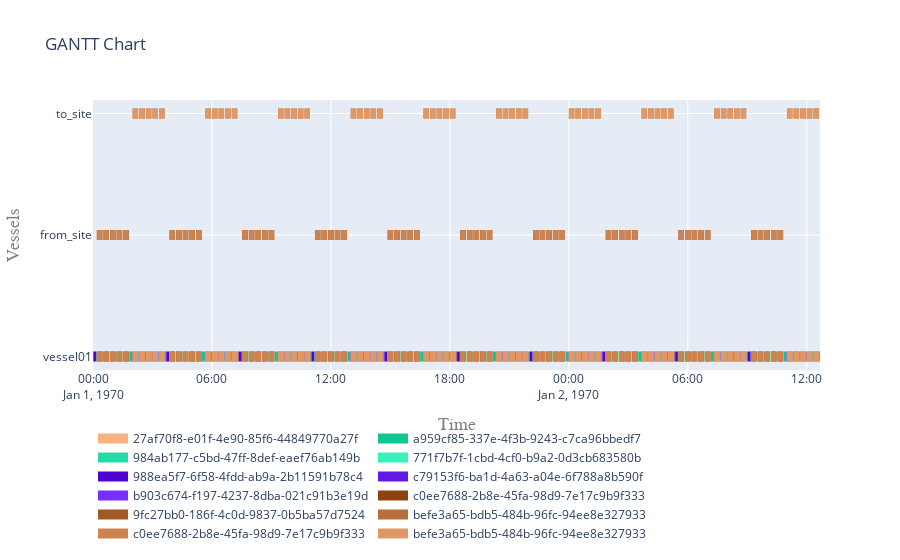

Notebook code for this chart:
### Code cell
plot.get_gantt_chart([vessel01, from_site, to_site])

### Figure 1 — Plotly figure (JSON) as saved in the notebook; plotly's stock layout.template omitted (floating-point values rounded to 4 significant figures; data arrays with more than 128 entries replaced by an {"elided": "..."} marker saying what was removed)
{"data": [{"connectgaps": false, "hoverinfo": "y+name", "line": {"color": "rgb(250,177,126)", "width": 10}, "mode": "lines", "name": "27af70f8-e01f-4e90-85f6-44849770a27f", "type": "scatter", "x": {"elided": "250 str values"}, "y": {"elided": "250 str values"}}, {"connectgaps": false, "hoverinfo": "y+name", "line": {"color": "rgb(15,198,147)", "width": 10}, "mode": "lines", "name": "a959cf85-337e-4f3b-9243-c7ca96bbedf7", "type": "scatter", "x": ["1970-01-01T01:50:00", "1970-01-01T01:50:00", "1970-01-01T01:58:20", "1970-01-01T01:58:20", "1970-01-01T01:58:20", "1970-01-01T05:30:00", "1970-01-01T05:30:00", "1970-01-01T05:38:20", "1970-01-01T05:38:20", "1970-01-01T05:38:20", "1970-01-01T09:10:00", "1970-01-01T09:10:00", "1970-01-01T09:18:20", "1970-01-01T09:18:20", "1970-01-01T09:18:20", "1970-01-01T12:50:00", "1970-01-01T12:50:00", "1970-01-01T12:58:20", "1970-01-01T12:58:20", "1970-01-01T12:58:20", "1970-01-01T16:30:00", "1970-01-01T16:30:00", "1970-01-01T16:38:20", "1970-01-01T16:38:20", "1970-01-01T16:38:20", "1970-01-01T20:10:00", "1970-01-01T20:10:00", "1970-01-01T20:18:20", "1970-01-01T20:18:20", "1970-01-01T20:18:20", "1970-01-01T23:50:00", "1970-01-01T23:50:00", "1970-01-01T23:58:20", "1970-01-01T23:58:20", "1970-01-01T23:58:20", "1970-01-02T03:30:00", "1970-01-02T03:30:00", "1970-01-02T03:38:20", "1970-01-02T03:38:20", "1970-01-02T03:38:20", "1970-01-02T07:10:00", "1970-01-02T07:10:00", "1970-01-02T07:18:20", "1970-01-02T07:18:20", "1970-01-02T07:18:20", "1970-01-02T10:50:00", "1970-01-02T10:50:00", "1970-01-02T10:58:20", "1970-01-02T10:58:20", "1970-01-02T10:58:20"], "y": ["vessel01", "vessel01", "vessel01", "vessel01", null, "vessel01", "vessel01", "vessel01", "vessel01", null, "vessel01", "vessel01", "vessel01", "vessel01", null, "vessel01", "vessel01", "vessel01", "vessel01", null, "vessel01", "vessel01", "vessel01", "vessel01", null, "vessel01", "vessel01", "vessel01", "vessel01", null, "vessel01", "vessel01", "vessel01", "vessel01", null, "vessel01", "vessel01", "vessel01", "vessel01", null, "vessel01", "vessel01", "vessel01", "vessel01", null, "vessel01", "vessel01", "vessel01", "vessel01", null]}, {"connectgaps": false, "hoverinfo": "y+name", "line": {"color": "rgb(36,219,168)", "width": 10}, "mode": "lines", "name": "984ab177-c5bd-47ff-8def-eaef76ab149b", "type": "scatter", "x": {"elided": "250 str values"}, "y": {"elided": "250 str values"}}, {"connectgaps": false, "hoverinfo": "y+name", "line": {"color": "rgb(57,240,189)", "width": 10}, "mode": "lines", "name": "771f7b7f-1cbd-4cf0-b9a2-0d3cb683580b", "type": "scatter", "x": {"elided": "250 str values"}, "y": {"elided": "250 str values"}}, {"connectgaps": false, "hoverinfo": "y+name", "line": {"color": "rgb(78,5,210)", "width": 10}, "mode": "lines", "name": "988ea5f7-6f58-4fdd-ab9a-2b11591b78c4", "type": "scatter", "x": ["1970-01-01T00:01:40", "1970-01-01T00:01:40", "1970-01-01T00:10:00", "1970-01-01T00:10:00", "1970-01-01T00:10:00", "1970-01-01T03:41:40", "1970-01-01T03:41:40", "1970-01-01T03:50:00", "1970-01-01T03:50:00", "1970-01-01T03:50:00", "1970-01-01T07:21:40", "1970-01-01T07:21:40", "1970-01-01T07:30:00", "1970-01-01T07:30:00", "1970-01-01T07:30:00", "1970-01-01T11:01:40", "1970-01-01T11:01:40", "1970-01-01T11:10:00", "1970-01-01T11:10:00", "1970-01-01T11:10:00", "1970-01-01T14:41:40", "1970-01-01T14:41:40", "1970-01-01T14:50:00", "1970-01-01T14:50:00", "1970-01-01T14:50:00", "1970-01-01T18:21:40", "1970-01-01T18:21:40", "1970-01-01T18:30:00", "1970-01-01T18:30:00", "1970-01-01T18:30:00", "1970-01-01T22:01:40", "1970-01-01T22:01:40", "1970-01-01T22:10:00", "1970-01-01T22:10:00", "1970-01-01T22:10:00", "1970-01-02T01:41:40", "1970-01-02T01:41:40", "1970-01-02T01:50:00", "1970-01-02T01:50:00", "1970-01-02T01:50:00", "1970-01-02T05:21:40", "1970-01-02T05:21:40", "1970-01-02T05:30:00", "1970-01-02T05:30:00", "1970-01-02T05:30:00", "1970-01-02T09:01:40", "1970-01-02T09:01:40", "1970-01-02T09:10:00", "1970-01-02T09:10:00", "1970-01-02T09:10:00"], "y": ["vessel01", "vessel01", "vessel01", "vessel01", null, "vessel01", "vessel01", "vessel01", "vessel01", null, "vessel01", "vessel01", "vessel01", "vessel01", null, "vessel01", "vessel01", "vessel01", "vessel01", null, "vessel01", "vessel01", "vessel01", "vessel01", null, "vessel01", "vessel01", "vessel01", "vessel01", null, "vessel01", "vessel01", "vessel01", "vessel01", null, "vessel01", "vessel01", "vessel01", "vessel01", null, "vessel01", "vessel01", "vessel01", "vessel01", null, "vessel01", "vessel01", "vessel01", "vessel01", null]}, {"connectgaps": false, "hoverinfo": "y+name", "line": {"color": "rgb(99,26,231)", "width": 10}, "mode": "lines", "name": "c79153f6-ba1d-4a63-a04e-6f788a8b590f", "type": "scatter", "x": ["1970-01-01T00:00:00", "1970-01-01T00:00:00", "1970-01-01T00:01:40", "1970-01-01T00:01:40", "1970-01-01T00:01:40", "1970-01-01T03:40:00", "1970-01-01T03:40:00", "1970-01-01T03:41:40", "1970-01-01T03:41:40", "1970-01-01T03:41:40", "1970-01-01T07:20:00", "1970-01-01T07:20:00", "1970-01-01T07:21:40", "1970-01-01T07:21:40", "1970-01-01T07:21:40", "1970-01-01T11:00:00", "1970-01-01T11:00:00", "1970-01-01T11:01:40", "1970-01-01T11:01:40", "1970-01-01T11:01:40", "1970-01-01T14:40:00", "1970-01-01T14:40:00", "1970-01-01T14:41:40", "1970-01-01T14:41:40", "1970-01-01T14:41:40", "1970-01-01T18:20:00", "1970-01-01T18:20:00", "1970-01-01T18:21:40", "1970-01-01T18:21:40", "1970-01-01T18:21:40", "1970-01-01T22:00:00", "1970-01-01T22:00:00", "1970-01-01T22:01:40", "1970-01-01T22:01:40", "1970-01-01T22:01:40", "1970-01-02T01:40:00", "1970-01-02T01:40:00", "1970-01-02T01:41:40", "1970-01-02T01:41:40", "1970-01-02T01:41:40", "1970-01-02T05:20:00", "1970-01-02T05:20:00", "1970-01-02T05:21:40", "1970-01-02T05:21:40", "1970-01-02T05:21:40", "1970-01-02T09:00:00", "1970-01-02T09:00:00", "1970-01-02T09:01:40", "1970-01-02T09:01:40", "1970-01-02T09:01:40"], "y": ["vessel01", "vessel01", "vessel01", "vessel01", null, "vessel01", "vessel01", "vessel01", "vessel01", null, "vessel01", "vessel01", "vessel01", "vessel01", null, "vessel01", "vessel01", "vessel01", "vessel01", null, "vessel01", "vessel01", "vessel01", "vessel01", null, "vessel01", "vessel01", "vessel01", "vessel01", null, "vessel01", "vessel01", "vessel01", "vessel01", null, "vessel01", "vessel01", "vessel01", "vessel01", null, "vessel01", "vessel01", "vessel01", "vessel01", null, "vessel01", "vessel01", "vessel01", "vessel01", null]}, {"connectgaps": false, "hoverinfo": "y+name", "line": {"color": "rgb(120,47,252)", "width": 10}, "mode": "lines", "name": "b903c674-f197-4237-8dba-021c91b3e19d", "type": "scatter", "x": {"elided": "250 str values"}, "y": {"elided": "250 str values"}}, {"connectgaps": false, "hoverinfo": "y+name", "line": {"color": "rgb(141,68,17)", "width": 10}, "mode": "lines", "name": "c0ee7688-2b8e-45fa-98d9-7e17c9b9f333", "type": "scatter", "x": {"elided": "500 str values"}, "y": {"elided": "500 str values"}}, {"connectgaps": false, "hoverinfo": "y+name", "line": {"color": "rgb(162,89,38)", "width": 10}, "mode": "lines", "name": "9fc27bb0-186f-4c0d-9837-0b5ba57d7524", "type": "scatter", "x": ["1970-01-01T03:38:20", "1970-01-01T03:38:20", "1970-01-01T03:40:00", "1970-01-01T03:40:00", "1970-01-01T03:40:00", "1970-01-01T07:18:20", "1970-01-01T07:18:20", "1970-01-01T07:20:00", "1970-01-01T07:20:00", "1970-01-01T07:20:00", "1970-01-01T10:58:20", "1970-01-01T10:58:20", "1970-01-01T11:00:00", "1970-01-01T11:00:00", "1970-01-01T11:00:00", "1970-01-01T14:38:20", "1970-01-01T14:38:20", "1970-01-01T14:40:00", "1970-01-01T14:40:00", "1970-01-01T14:40:00", "1970-01-01T18:18:20", "1970-01-01T18:18:20", "1970-01-01T18:20:00", "1970-01-01T18:20:00", "1970-01-01T18:20:00", "1970-01-01T21:58:20", "1970-01-01T21:58:20", "1970-01-01T22:00:00", "1970-01-01T22:00:00", "1970-01-01T22:00:00", "1970-01-02T01:38:20", "1970-01-02T01:38:20", "1970-01-02T01:40:00", "1970-01-02T01:40:00", "1970-01-02T01:40:00", "1970-01-02T05:18:20", "1970-01-02T05:18:20", "1970-01-02T05:20:00", "1970-01-02T05:20:00", "1970-01-02T05:20:00", "1970-01-02T08:58:20", "1970-01-02T08:58:20", "1970-01-02T09:00:00", "1970-01-02T09:00:00", "1970-01-02T09:00:00", "1970-01-02T12:38:20", "1970-01-02T12:38:20", "1970-01-02T12:40:00", "1970-01-02T12:40:00", "1970-01-02T12:40:00"], "y": ["vessel01", "vessel01", "vessel01", "vessel01", null, "vessel01", "vessel01", "vessel01", "vessel01", null, "vessel01", "vessel01", "vessel01", "vessel01", null, "vessel01", "vessel01", "vessel01", "vessel01", null, "vessel01", "vessel01", "vessel01", "vessel01", null, "vessel01", "vessel01", "vessel01", "vessel01", null, "vessel01", "vessel01", "vessel01", "vessel01", null, "vessel01", "vessel01", "vessel01", "vessel01", null, "vessel01", "vessel01", "vessel01", "vessel01", null, "vessel01", "vessel01", "vessel01", "vessel01", null]}, {"connectgaps": false, "hoverinfo": "y+name", "line": {"color": "rgb(183,110,59)", "width": 10}, "mode": "lines", "name": "befe3a65-bdb5-484b-96fc-94ee8e327933", "type": "scatter", "x": {"elided": "500 str values"}, "y": {"elided": "500 str values"}}, {"connectgaps": false, "hoverinfo": "y+name", "line": {"color": "rgb(204,131,80)", "width": 10}, "mode": "lines", "name": "c0ee7688-2b8e-45fa-98d9-7e17c9b9f333", "type": "scatter", "x": {"elided": "500 str values"}, "y": {"elided": "500 str values"}}, {"connectgaps": false, "hoverinfo": "y+name", "line": {"color": "rgb(225,152,101)", "width": 10}, "mode": "lines", "name": "befe3a65-bdb5-484b-96fc-94ee8e327933", "type": "scatter", "x": {"elided": "500 str values"}, "y": {"elided": "500 str values"}}], "layout": {"hovermode": "closest", "legend": {"orientation": "h", "x": 0, "y": -0.2}, "title": {"text": "GANTT Chart"}, "xaxis": {"range": ["1970-01-01T00:00:00", "1970-01-02T12:40:00"], "title": {"font": {"color": "#7f7f7f", "family": "Courier New, monospace", "size": 18}, "text": "Time"}}, "yaxis": {"title": {"font": {"color": "#7f7f7f", "family": "Courier New, monospace", "size": 18}, "text": "Vessels"}}}}
